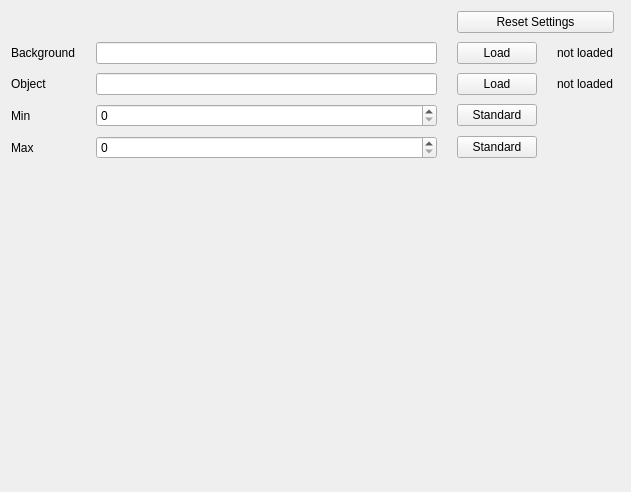
<?xml version="1.0" encoding="UTF-8"?>
<ui version="4.0">
 <class>NeurofeedbackBSettingsViewWidget</class>
 <widget class="QWidget" name="NeurofeedbackBSettingsViewWidget">
  <property name="geometry">
   <rect>
    <x>0</x>
    <y>0</y>
    <width>631</width>
    <height>492</height>
   </rect>
  </property>
  <property name="windowTitle">
   <string>Form</string>
  </property>
  <layout class="QGridLayout" name="gridLayout">
   <item row="2" column="0">
    <layout class="QGridLayout" name="gridLayout_2">
     <property name="leftMargin">
      <number>0</number>
     </property>
     <property name="horizontalSpacing">
      <number>20</number>
     </property>
     <property name="verticalSpacing">
      <number>9</number>
     </property>
     <item row="3" column="3">
      <widget class="QLabel" name="label_StatusObject">
       <property name="text">
        <string>not loaded</string>
       </property>
      </widget>
     </item>
     <item row="5" column="0">
      <widget class="QLabel" name="label_2">
       <property name="text">
        <string>Max</string>
       </property>
      </widget>
     </item>
     <item row="4" column="2">
      <widget class="QPushButton" name="pushButton_StdMin">
       <property name="text">
        <string>Standard</string>
       </property>
      </widget>
     </item>
     <item row="2" column="3">
      <widget class="QLabel" name="label_StatusBackground">
       <property name="text">
        <string>not loaded</string>
       </property>
      </widget>
     </item>
     <item row="2" column="2">
      <widget class="QPushButton" name="pushButton_Background">
       <property name="text">
        <string>Load</string>
       </property>
      </widget>
     </item>
     <item row="3" column="2">
      <widget class="QPushButton" name="pushButton_Object">
       <property name="text">
        <string>Load</string>
       </property>
      </widget>
     </item>
     <item row="2" column="1">
      <widget class="QLineEdit" name="lineEdit_DirBackground"/>
     </item>
     <item row="3" column="1">
      <widget class="QLineEdit" name="lineEdit_DirObject"/>
     </item>
     <item row="4" column="0">
      <widget class="QLabel" name="label">
       <property name="text">
        <string>Min</string>
       </property>
      </widget>
     </item>
     <item row="3" column="0">
      <widget class="QLabel" name="label_Object">
       <property name="text">
        <string>Object</string>
       </property>
      </widget>
     </item>
     <item row="5" column="2">
      <widget class="QPushButton" name="pushButton_StdMax">
       <property name="text">
        <string>Standard</string>
       </property>
      </widget>
     </item>
     <item row="2" column="0">
      <widget class="QLabel" name="label_Background">
       <property name="text">
        <string>Background</string>
       </property>
      </widget>
     </item>
     <item row="5" column="1">
      <widget class="QSpinBox" name="spinBox_Max"/>
     </item>
     <item row="4" column="1">
      <widget class="QSpinBox" name="spinBox_Min"/>
     </item>
     <item row="0" column="2" colspan="2">
      <widget class="QPushButton" name="pushButton_ResetSettings">
       <property name="text">
        <string>Reset Settings</string>
       </property>
      </widget>
     </item>
    </layout>
   </item>
   <item row="5" column="0" colspan="2">
    <spacer name="verticalSpacer">
     <property name="orientation">
      <enum>Qt::Vertical</enum>
     </property>
     <property name="sizeHint" stdset="0">
      <size>
       <width>20</width>
       <height>40</height>
      </size>
     </property>
    </spacer>
   </item>
  </layout>
 </widget>
 <resources/>
 <connections/>
</ui>
